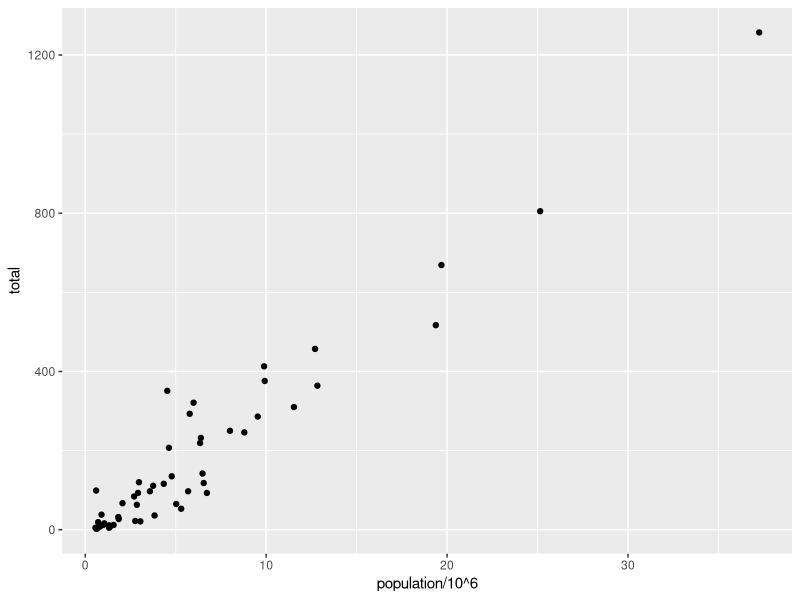
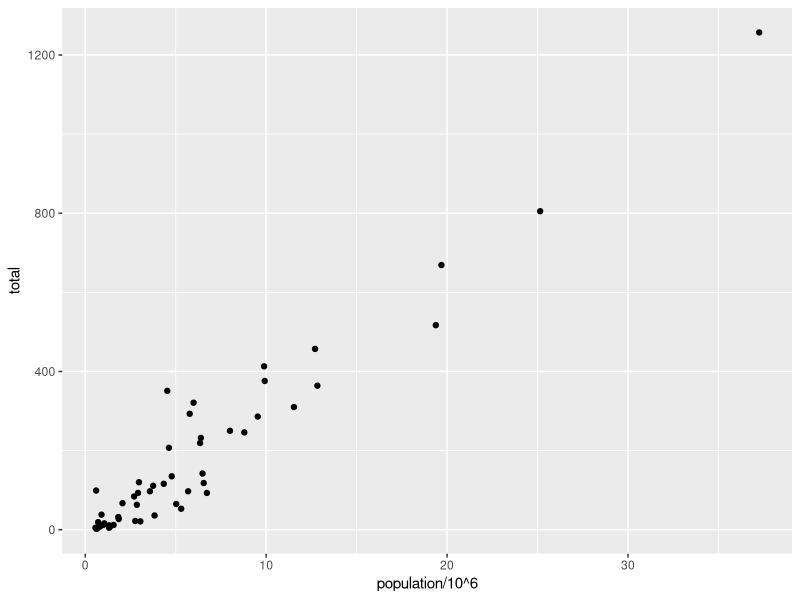
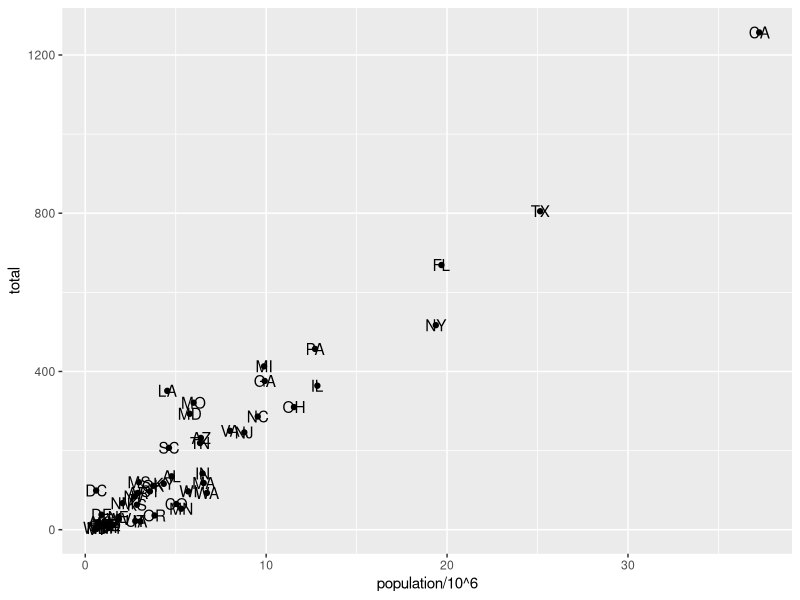
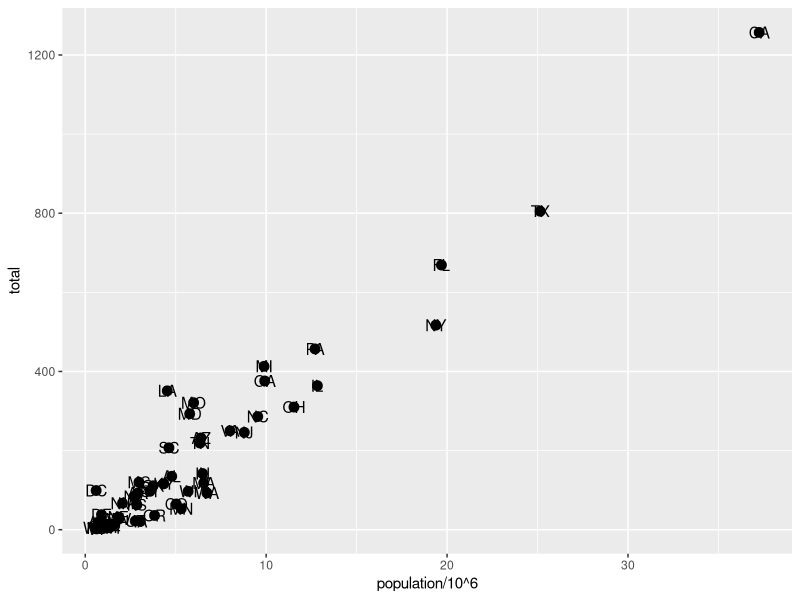
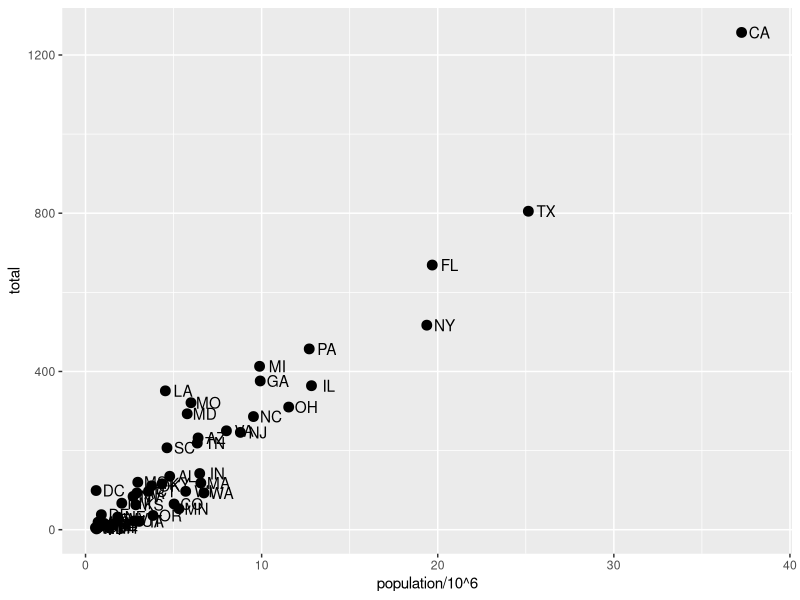
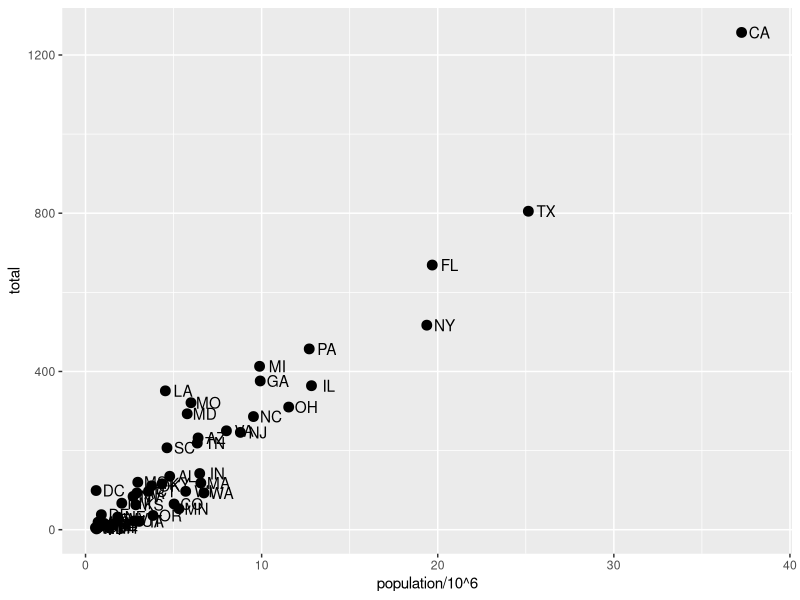
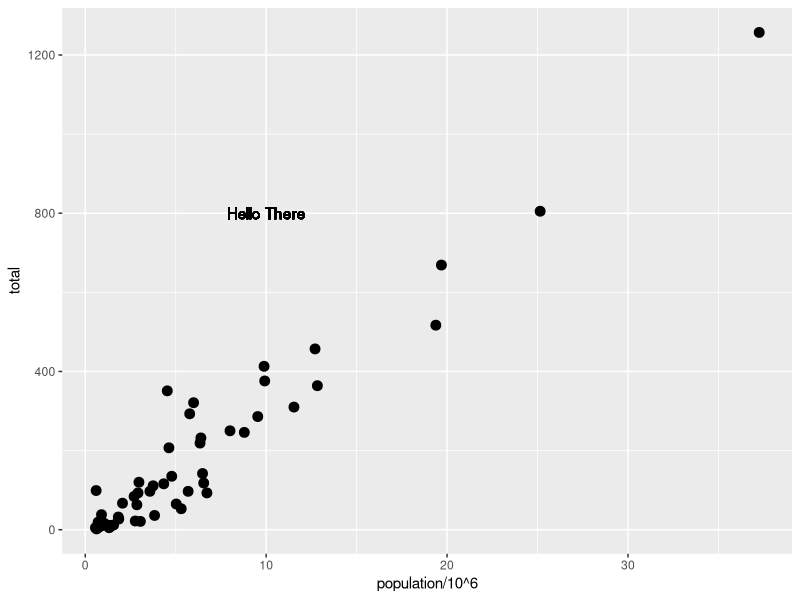
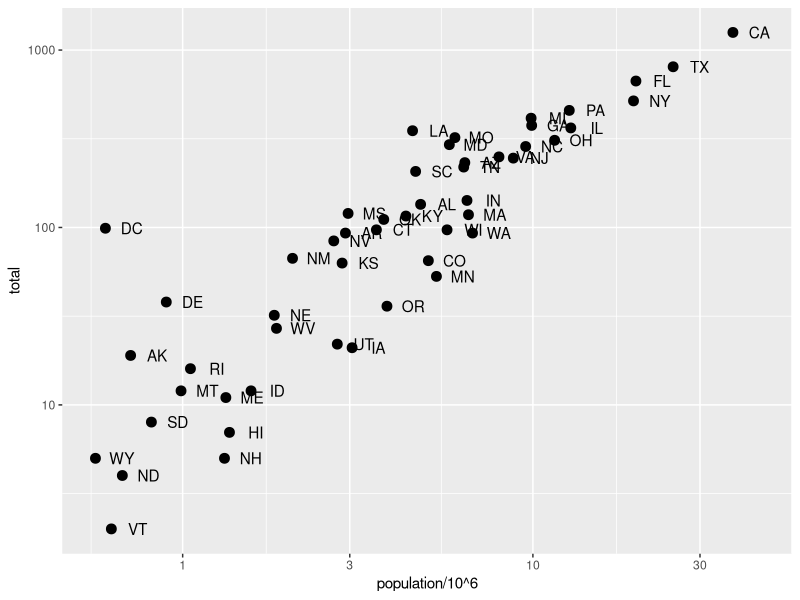

Recreate these plots in R, in order.
## ---- chunk 1
knitr::opts_chunk$set(echo = TRUE)
## ---- chunk 2
library(dplyr)
library(ggplot2)
library(dslabs)
data("murders")
## ---- chunk 3
p <- murders %>% ggplot()
class(p)
## ---- chunk 4
data("murders")
murders %>% ggplot() +
  geom_point(aes(x = population/10^6, y = total))
## ---- chunk 5
p + geom_point(aes(x = population/10^6, y = total))
## ---- chunk 6
murders %>% ggplot() +
  geom_point(aes(x = population/10^6, y = total)) +
  geom_text(aes(x = population/10^6, y = total, label = abb))
## ---- chunk 7
murders %>% ggplot() +
  geom_point(aes(x = population/10^6, y = total), size = 3) +
  geom_text(aes(x = population/10^6, y = total, label = abb))
## ---- chunk 8
murders %>% ggplot() +
  geom_point(aes(x = population/10^6, y = total), size = 3) +
  geom_text(aes(x = population/10^6, y = total, label = abb), nudge_x = 1)
## ---- chunk 9
p <- murders %>% ggplot(aes(x = population/10^6, y = total, label = abb))
p + geom_point(size = 3) +
  geom_text(nudge_x = 1)
## ---- chunk 10
p + geom_point(size = 3)+
  geom_text(aes(x = 10, y = 800, label = "Hello There"))
## ---- chunk 11
p + geom_point(size = 3) +
  geom_text(nudge_x = 0.075) +
  scale_x_continuous(trans = "log10") +
  scale_y_continuous(trans = "log10")
## ---- chunk 12
p + geom_point(size = 3) +
  geom_text(nudge_x = 0.075) +
  scale_x_log10() +
  scale_y_log10()
## ---- chunk 13
p + geom_point(size = 3) +
  geom_text(nudge_x = 0.075) +
  scale_x_continuous(trans = "log10") +
  scale_y_continuous(trans = "log10") +
  xlab("Populations in Millions (log scale)") +
  ylab("Total Number of Murders (log scale)") +
  ggtitle("US Gun Murders in US 2010")
## ---- chunk 14
p <- murders %>% ggplot(aes(x = population/10^6, y = total, label = abb)) +
  geom_point(size = 3) +
  geom_text(nudge_x = 0.075) +
  scale_x_continuous(trans = "log10") +
  scale_y_continuous(trans = "log10") +
  xlab("Populations in Millions (log scale)") +
  ylab("Total Number of Murders (log scale)") +
  ggtitle("US Gun Murders in US 2010")
## ---- chunk 15
p + geom_point(size = 3, color = "blue")
## ---- chunk 16
p + geom_point(aes(col = region), size = 3)
## ---- chunk 17
r <- murders %>% 
  summarize(rate = sum(total)/sum(population)*10^6) %>% .$rate
p + geom_point(aes(col = region), size = 3) +
  geom_abline(intercept = log10(r))
## ---- chunk 18
p <- p + geom_abline(intercept = log10(r), lty = 2, color = "darkgrey") +
  geom_point(aes(col = region), size = 3)
p
## ---- chunk 19
p + scale_color_discrete(name = "Region")
## ---- chunk 20
library(ggthemes)
library(ggrepel)
p + scale_color_discrete(name = "Region") +
  ds_theme_set()
## ---- chunk 21
p + scale_color_discrete(name = "Region") +
  theme_economist()
## ---- chunk 22
p + scale_color_discrete(name = "Region") +
  theme_fivethirtyeight()
## ---- chunk 23
murders %>%
    ggplot(aes(population/10^6, total, label = abb)) +
    geom_abline(intercept = log10(r), lty = 2, color = "darkgrey") +
    geom_point(aes(col = region), size = 3) +
    geom_text_repel() +
    scale_x_log10() +
    scale_y_log10() +
    xlab("Population in millions (log scale)") +
    ylab("Total number of murders (log scale)") +
    ggtitle("US Gun Murders in 2010") +
    scale_color_discrete(name = "Region") +
    theme_economist()
## ---- chunk 24
heights %>% 
  filter(sex == "Male") %>% 
  ggplot(aes(height)) +
  geom_histogram(binwidth = 1)
## ---- chunk 25
heights %>% 
  filter(sex == "Male") %>% 
  ggplot(aes(height)) +
  geom_histogram(binwidth = 1, fill = "blue", col = "black") +
  xlab("Male Heights in Inches") +
  ggtitle("Histogram")
## ---- chunk 26
p <- heights %>% 
  filter(sex == "Male") %>% 
  ggplot(aes(height))
p + geom_density(fill = "blue")
## ---- chunk 27
heights %>% 
  filter(sex == "Male") %>% 
  ggplot(aes(sample = height)) +
  geom_qq() +
  geom_qq_line()
## ---- chunk 28
params <- heights %>% 
  filter(sex == "Male") %>% 
  summarize(mean = mean(height), sd = sd(height))
heights %>%  
  filter(sex == "Male") %>% 
  ggplot(aes(sample = height)) +
  geom_qq(dparams = params) +
  geom_qq_line(dparams = params)
## ---- chunk 29
heights %>% 
  filter(sex == "Male") %>% 
  ggplot(aes(sample = scale(height))) +
  geom_qq() +
  geom_qq_line()
## ---- chunk 30
library(gridExtra)
p <- heights %>% filter(sex == "Male") %>% ggplot(aes(x = height))
p1 <- p + geom_histogram(binwidth = 1, fill = "blue", col = "black")
p2 <- p + geom_histogram(binwidth = 2, fill = "blue", col = "black")
p3 <- p + geom_histogram(binwidth = 3, fill = "blue", col = "black")
grid.arrange(p1, p2, p3, ncol = 3)
## ---- chunk 31
data(heights)
data(murders)
p <- ggplot(murders)
class(p)
## ---- chunk 32
p <- heights %>% ggplot()
## ---- chunk 33
murders %>% ggplot(aes(x = population, y = total)) +
  geom_point()
## ---- chunk 34
murders %>% ggplot(aes(population, total, label = abb)) +
  geom_point() +
  geom_label()
## ---- chunk 35
murders %>% ggplot(aes(population, total, label = abb)) +
  geom_point() +
  geom_label(color = "blue")
## ---- chunk 36
murders %>% ggplot(aes(population, total, label = abb, color= region)) +
  geom_label()
## ---- chunk 37
p <- murders %>% ggplot(aes(population, total, label = abb, color = region)) +
  geom_label()
p + scale_x_log10() +
  scale_y_log10()
## ---- chunk 38
p + scale_x_log10() +
  scale_y_log10() +
  ggtitle("Gun murder data")
## ---- chunk 39
p <- heights %>% 
  ggplot(aes(height))
## ---- chunk 40
p + geom_histogram()
## ---- chunk 41
p + geom_histogram(binwidth = 1)
## ---- chunk 42
p + geom_density()
## ---- chunk 43
heights %>% 
  ggplot(aes(height, group = sex)) +
  geom_density()
## ---- chunk 44
heights %>% 
  ggplot(aes(height, color = sex)) +
  geom_density()
## ---- chunk 45
heights %>% 
  ggplot(aes(height, fill = sex)) +
  geom_density(alpha = 0.2)
